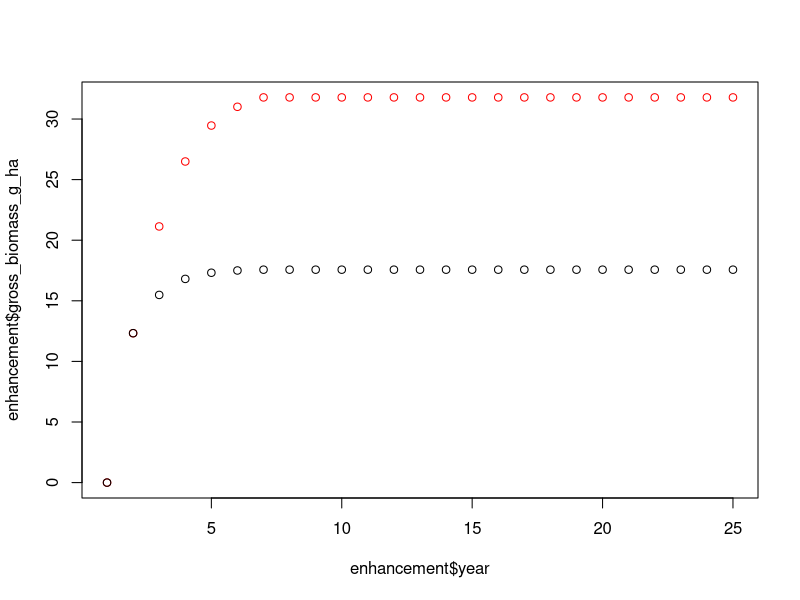

Source code (R):
# model fisheries enhancement from restoration

# set up some initial params

dens <- 0.415 # juveniles per hectare enhanced by restoration
m <- 0.78 # annual mortality rate
t_max <- 7 # maximum age
t_0 <- -1.1 # theoretical age when length is 0
t_harv <- 2 # age of recruitment to fishery
l_asym <- 22 # asymptotic size (length in cm)
Ks <- 0.33 # Brody growth coef 
a <- 0.0316 # intercept of length-weight relationship
b <- 3.03 # slope of length-weight relationship
years <- 25 # number of years since restoration

# set up as a dataframe

dat <- data.frame(species = 'Snapper', dens = dens,
                  m = m, t_max = t_max, t_0 = t_0, t_harv = t_harv,
                  l_asym = l_asym, Ks = Ks, a = a, b = b)

# function to return a dataframe of densities, lengths and weights in each year

mod_enhance <- function(dens, spp, mf, m, t_max, t_0, t_harv, l_asym, Ks, a, b, area_restor, years){
  df <- data.frame(species = NA, male_female = NA, year = NA, d_ind_ha = NA, length_cm = NA, weight_g = NA, biomass_g_ha = NA, gross_biomass_g_ha = NA, weight_g_i = NA, biomass_g_ha_i = NA, net_biomass_g_ha = NA)
  for(i in 1:years){
    df[i,1] <- spp # spp
    df[i,2] <- mf # male or female
    df[i,3] <- i # year post restoration
    df[i,4] <- if(i<=t_max)(dens*exp(-m*(i-0.5)))else(0) # density of recruited individuals in each year, all die after max age
    df[i,5] <- if(i<=t_max)(l_asym*(1-exp(-Ks*(i-t_0))))else(0) # estimate length using von bert eqn, only while fish are alive
    df[i,6] <- if(i<=t_max){a*df[i,5]^b}else(0) # convert length to weight, only if fish is alive
    df[i,7] <- if(i<=t_max){df[i,4]*df[i,6]}else(0) # convert to biomass 
    df[i,8] <- if(i==t_harv){df[i,7]}else if(i>t_harv){df[i-1,8]+df[i,7]}else(0) # cumulative biomass gains over time (gross gains)
    df[i,9] <- if(i>1 & i<=t_max)(df[i,6] - df[i-1,6])else(0) # get the incremental increase in weight for each time interval (i.e. year)
    df[i,10] <- if(i<=t_max){df[i,4]*df[i,9]}else(0) # convert to incremental biomass gain each year
    df[i,11] <- if(i==t_harv){df[i,7]}else if(i>t_harv){df[i-1,11]+df[i,10]}else(0) # cumulative incremental gains in biomass (net gains)
    }
  return(df)
}

# run the model

enhancement <- mod_enhance(dat$dens, dat$species, NA, dat$m, dat$t_max, dat$t_0, 
                           dat$t_harv, dat$l_asym, dat$Ks, dat$a, dat$b, 
                           area_restor = area_restor, years = years)


# have a look 

head(enhancement)
plot(x = enhancement$year, y = enhancement$gross_biomass_g_ha, col = 'red')
points(x = enhancement$year, y = enhancement$net_biomass_g_ha)
